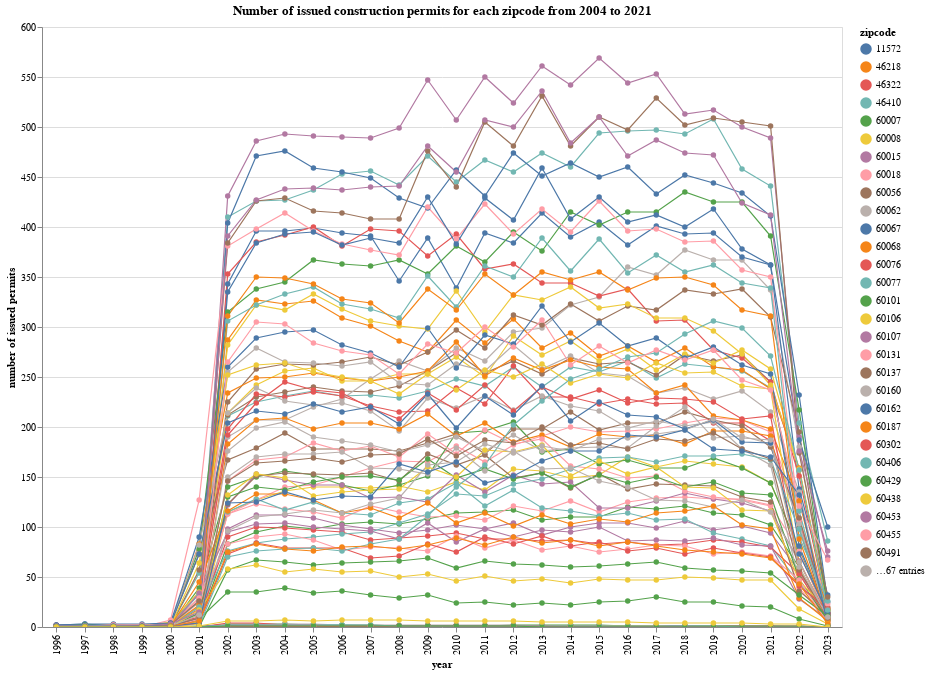

The cell this chart's notebook holds for it:
### Code cell
alt.Chart(restaurant_df).mark_line(size=1.2, point=True).encode(
    x=alt.X('year:N', axis=alt.Axis(title='year')),
    y=alt.Y('restaurant_count:Q',axis=alt.Axis(title='number of issued permits')),
    color=alt.Color('zipcode:N'),

    tooltip=['year', 'restaurant_count', 'zipcode']
).properties(
    width=800,
    height=600,
    title= 'Number of issued construction permits for each zipcode from 2004 to 2021').interactive()

### Figure 1 — Vega-Lite specification as saved in the notebook (floating-point values rounded to 4 significant figures; data arrays with more than 128 entries replaced by an {"elided": "..."} marker saying what was removed)
{"config": {"view": {"continuousWidth": 400, "continuousHeight": 300}}, "data": {"name": "data-fe75e94c325d7f2c9db7428bdd430b82"}, "mark": {"type": "line", "point": true, "size": 1.2}, "encoding": {"color": {"type": "nominal", "field": "zipcode"}, "tooltip": [{"type": "quantitative", "field": "year"}, {"type": "quantitative", "field": "restaurant_count"}, {"type": "nominal", "field": "zipcode"}], "x": {"type": "nominal", "axis": {"title": "year"}, "field": "year"}, "y": {"type": "quantitative", "axis": {"title": "number of issued permits"}, "field": "restaurant_count"}}, "height": 600, "selection": {"selector002": {"type": "interval", "bind": "scales", "encodings": ["x", "y"]}}, "title": "Number of issued construction permits for each zipcode from 2004 to 2021", "width": 800, "$schema": "https://vega.github.io/schema/vega-lite/v4.8.1.json", "datasets": {"data-fe75e94c325d7f2c9db7428bdd430b82": {"elided": "2688 records"}}}
